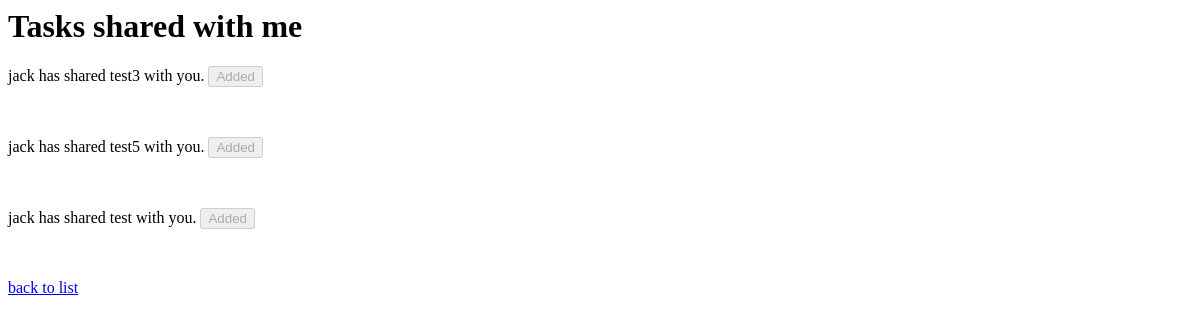
Page /v2/task/shared-tasks/kimia/3/ on the earlier database version.
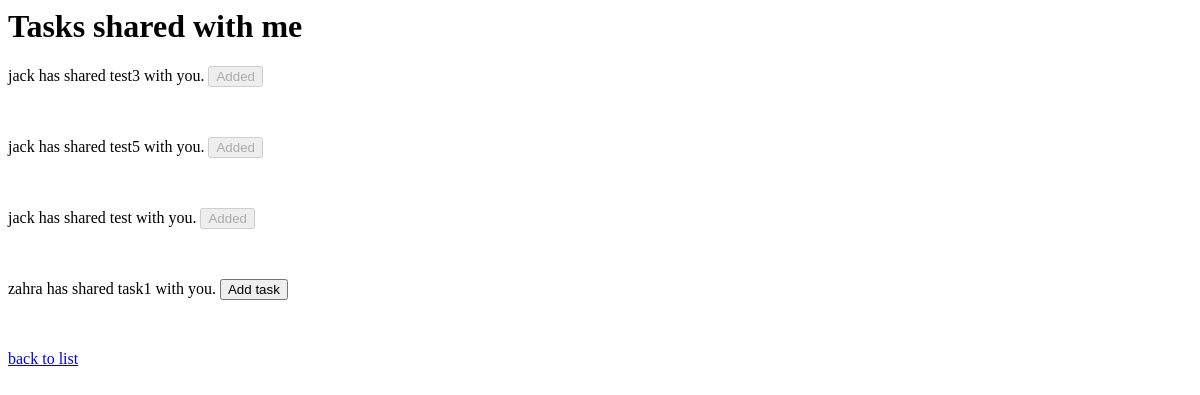
Same page on the later database version.
### my_app/models/task.py (models this page shows)
class Task(models.Model):
    PRIORITY_CHOICES = (('1', 'High'), ('2', 'Medium'), ('3', 'Low'))
    task_id = models.AutoField(primary_key=True)
    title = models.CharField(max_length=100, verbose_name="عنوان")
    description = models.CharField(max_length=1000)
    deadline = models.DateField()
    priority = models.CharField(max_length=6, choices=PRIORITY_CHOICES, )
    to_do_lists = models.ManyToManyField(to='my_app.ToDoList', related_name='tasks')
    users_shared_with = models.ManyToManyField(to='my_app.MyUser', related_name='tasks_shared_with_user')
    owner = models.ForeignKey(to='my_app.MyUser', on_delete=models.SET_NULL, null=True)

### my_app/models/user.py (models this page shows)
class MyUser(models.Model):
    username = models.CharField(max_length=50, primary_key=True, unique=True)
    password = models.CharField(max_length=50)

### my_app/version2/views/add_shared_tasks_view2.py (the view, shortened to what this page needs)
# urls.py: path("task/shared-tasks/<str:username>/<int:list_id>/", AddSharedTasks.as_view()),
class AddSharedTasks(View):
    def get(self, request, username, list_id):
        user = MyUser.objects.get(username=username)
        to_do_list = ToDoList.objects.get(list_id=list_id)
        shared_tasks = user.tasks_shared_with_user.all()
        return render(request, "v2_add_shared_tasks_template.html",
                      {'tasks': shared_tasks, 'user': user, 'to_do_list': to_do_list})

### my_app/templates/v2_add_shared_tasks_template.html (shortened to what this page needs)
{% block content %}
    <h1>Tasks shared with me</h1>
    <form method="post">
        {% for task in tasks %}
            <p>
                {{ task.owner.username }} has shared {{ task.title }} with you.
                {% if task in to_do_list.tasks.all %}
                    <input type="submit" value="Added" disabled="disabled">
                {% else %}
                    <input type="submit" value="Add task" name="add">
                {% endif %}
            </p>
            <br>
        {% endfor %}
        <p>
            <a href="http://localhost:8000/v2/to-do-list/get/{{ to_do_list.list_id }}/">back to list</a>
        </p>
    </form>
{% endblock %}

Differences in the rows shown:
added Task: owner.username "zahra", title "task1"
